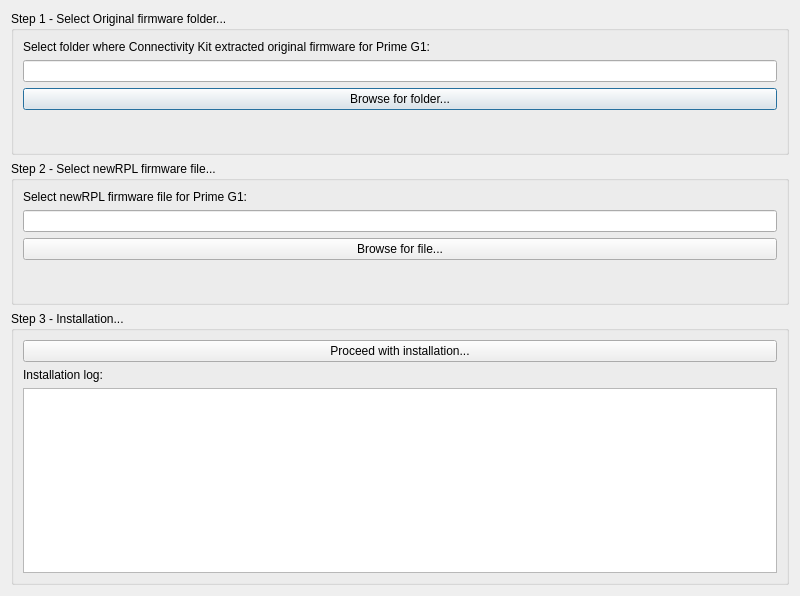
<?xml version="1.0" encoding="UTF-8"?>
<ui version="4.0">
 <class>MainDialog</class>
 <widget class="QDialog" name="MainDialog">
  <property name="geometry">
   <rect>
    <x>0</x>
    <y>0</y>
    <width>800</width>
    <height>596</height>
   </rect>
  </property>
  <property name="windowTitle">
   <string>newRPL for Prime G1 Installer</string>
  </property>
  <property name="windowIcon">
   <iconset>
    <normaloff>../../../bitmap/icon.png</normaloff>../../../bitmap/icon.png</iconset>
  </property>
  <layout class="QVBoxLayout" name="verticalLayout_2">
   <item>
    <widget class="QGroupBox" name="groupBox">
     <property name="title">
      <string>Step 1 - Select Original firmware folder...</string>
     </property>
     <layout class="QVBoxLayout" name="verticalLayout">
      <item>
       <widget class="QLabel" name="label">
        <property name="text">
         <string>Select folder where Connectivity Kit extracted original firmware for Prime G1:</string>
        </property>
       </widget>
      </item>
      <item>
       <widget class="QLineEdit" name="firmwareFolder"/>
      </item>
      <item>
       <widget class="QPushButton" name="folderBrowseButton">
        <property name="text">
         <string>Browse for folder...</string>
        </property>
       </widget>
      </item>
      <item>
       <spacer name="verticalSpacer">
        <property name="orientation">
         <enum>Qt::Vertical</enum>
        </property>
        <property name="sizeHint" stdset="0">
         <size>
          <width>20</width>
          <height>40</height>
         </size>
        </property>
       </spacer>
      </item>
     </layout>
    </widget>
   </item>
   <item>
    <widget class="QGroupBox" name="groupBox_2">
     <property name="title">
      <string>Step 2 - Select newRPL firmware file...</string>
     </property>
     <layout class="QVBoxLayout" name="verticalLayout_3">
      <item>
       <widget class="QLabel" name="label_2">
        <property name="text">
         <string>Select newRPL firmware file for Prime G1:</string>
        </property>
       </widget>
      </item>
      <item>
       <widget class="QLineEdit" name="newrplFile"/>
      </item>
      <item>
       <widget class="QPushButton" name="firmwareBrowseButton">
        <property name="text">
         <string>Browse for file...</string>
        </property>
       </widget>
      </item>
      <item>
       <spacer name="verticalSpacer_2">
        <property name="orientation">
         <enum>Qt::Vertical</enum>
        </property>
        <property name="sizeHint" stdset="0">
         <size>
          <width>20</width>
          <height>40</height>
         </size>
        </property>
       </spacer>
      </item>
     </layout>
    </widget>
   </item>
   <item>
    <widget class="QGroupBox" name="groupBox_3">
     <property name="title">
      <string>Step 3 - Installation...</string>
     </property>
     <layout class="QVBoxLayout" name="verticalLayout_4">
      <item>
       <widget class="QPushButton" name="proceedButton">
        <property name="text">
         <string>Proceed with installation...</string>
        </property>
       </widget>
      </item>
      <item>
       <widget class="QLabel" name="label_3">
        <property name="text">
         <string>Installation log:</string>
        </property>
       </widget>
      </item>
      <item>
       <widget class="QTextEdit" name="logEdit"/>
      </item>
     </layout>
    </widget>
   </item>
  </layout>
 </widget>
 <resources/>
 <connections/>
</ui>
